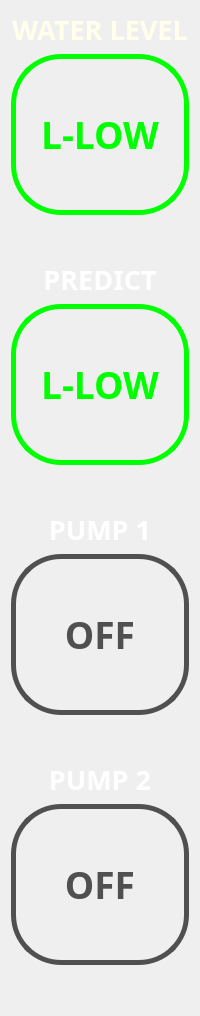
          <widget class="QFrame" name="frame">
           <property name="maximumSize">
            <size>
             <width>280</width>
             <height>16777215</height>
            </size>
           </property>
           <property name="styleSheet">
            <string notr="true">background-color:none;</string>
           </property>
           <property name="frameShape">
            <enum>QFrame::NoFrame</enum>
           </property>
           <property name="frameShadow">
            <enum>QFrame::Raised</enum>
           </property>
           <layout class="QVBoxLayout" name="verticalLayout_5">
            <item>
             <widget class="QLabel" name="wl_state_label">
              <property name="enabled">
               <bool>true</bool>
              </property>
              <property name="font">
               <font>
                <family>Piboto Condensed</family>
                <pointsize>20</pointsize>
                <weight>75</weight>
                <bold>true</bold>
               </font>
              </property>
              <property name="styleSheet">
               <string notr="true">border: none;
color: rgb(255, 255, 235);</string>
              </property>
              <property name="text">
               <string>WATER LEVEL</string>
              </property>
              <property name="alignment">
               <set>Qt::AlignCenter</set>
              </property>
             </widget>
            </item>
            <item>
             <widget class="QFrame" name="frame_waterlevel">
              <property name="minimumSize">
               <size>
                <width>50</width>
                <height>50</height>
               </size>
              </property>
              <property name="maximumSize">
               <size>
                <width>250</width>
                <height>250</height>
               </size>
              </property>
              <property name="sizeIncrement">
               <size>
                <width>250</width>
                <height>0</height>
               </size>
              </property>
              <property name="styleSheet">
               <string notr="true">border: 5px solid rgb(0, 255, 0);
border-radius: 50px;
</string>
              </property>
              <property name="frameShape">
               <enum>QFrame::StyledPanel</enum>
              </property>
              <property name="frameShadow">
               <enum>QFrame::Raised</enum>
              </property>
              <layout class="QVBoxLayout" name="verticalLayout_6">
               <property name="spacing">
                <number>10</number>
               </property>
               <property name="leftMargin">
                <number>10</number>
               </property>
               <property name="topMargin">
                <number>50</number>
               </property>
               <property name="rightMargin">
                <number>10</number>
               </property>
               <property name="bottomMargin">
                <number>50</number>
               </property>
               <item>
                <widget class="QLabel" name="lbl_waterlevel">
                 <property name="font">
                  <font>
                   <family>Piboto Condensed</family>
                   <pointsize>28</pointsize>
                   <weight>75</weight>
                   <bold>true</bold>
                  </font>
                 </property>
                 <property name="styleSheet">
                  <string notr="true">border: none;
background-color: none;
color: rgb(0, 255, 0);</string>
                 </property>
                 <property name="text">
                  <string>L-LOW</string>
                 </property>
                 <property name="alignment">
                  <set>Qt::AlignCenter</set>
                 </property>
                </widget>
               </item>
              </layout>
             </widget>
            </item>
            <item>
             <spacer name="verticalSpacer_2">
              <property name="orientation">
               <enum>Qt::Vertical</enum>
              </property>
              <property name="sizeHint" stdset="0">
               <size>
                <width>20</width>
                <height>40</height>
               </size>
              </property>
             </spacer>
            </item>
            <item>
             <widget class="QLabel" name="pump1_state_label_2">
              <property name="font">
               <font>
                <family>Piboto Condensed</family>
                <pointsize>20</pointsize>
                <weight>75</weight>
                <bold>true</bold>
               </font>
              </property>
              <property name="styleSheet">
               <string notr="true">border: none;
color: rgb(255, 255, 255);</string>
              </property>
              <property name="text">
               <string>PREDICT</string>
              </property>
              <property name="alignment">
               <set>Qt::AlignCenter</set>
              </property>
             </widget>
            </item>
            <item>
             <widget class="QFrame" name="frame_predict">
              <property name="minimumSize">
               <size>
                <width>50</width>
                <height>50</height>
               </size>
              </property>
              <property name="maximumSize">
               <size>
                <width>250</width>
                <height>250</height>
               </size>
              </property>
              <property name="sizeIncrement">
               <size>
                <width>250</width>
                <height>0</height>
               </size>
              </property>
              <property name="styleSheet">
               <string notr="true">border: 5px solid rgb(0, 255, 0);
border-radius: 50px;
</string>
              </property>
              <property name="frameShape">
               <enum>QFrame::StyledPanel</enum>
              </property>
              <property name="frameShadow">
               <enum>QFrame::Raised</enum>
              </property>
              <layout class="QVBoxLayout" name="verticalLayout_7">
               <property name="spacing">
                <number>10</number>
               </property>
               <property name="leftMargin">
                <number>10</number>
               </property>
               <property name="topMargin">
                <number>50</number>
               </property>
               <property name="rightMargin">
                <number>10</number>
               </property>
               <property name="bottomMargin">
                <number>50</number>
               </property>
               <item>
                <widget class="QLabel" name="lbl_predict">
                 <property name="font">
                  <font>
                   <family>Piboto Condensed</family>
                   <pointsize>28</pointsize>
                   <weight>75</weight>
                   <bold>true</bold>
                  </font>
                 </property>
                 <property name="styleSheet">
                  <string notr="true">border: none;
background-color: none;
color: rgb(0, 255, 0);</string>
                 </property>
                 <property name="text">
                  <string>L-LOW</string>
                 </property>
                 <property name="alignment">
                  <set>Qt::AlignCenter</set>
                 </property>
                </widget>
               </item>
              </layout>
             </widget>
            </item>
            <item>
             <spacer name="verticalSpacer_3">
              <property name="orientation">
               <enum>Qt::Vertical</enum>
              </property>
              <property name="sizeHint" stdset="0">
               <size>
                <width>20</width>
                <height>40</height>
               </size>
              </property>
             </spacer>
            </item>
            <item>
             <widget class="QLabel" name="pump1_state_label">
              <property name="font">
               <font>
                <family>Piboto Condensed</family>
                <pointsize>20</pointsize>
                <weight>75</weight>
                <bold>true</bold>
               </font>
              </property>
              <property name="styleSheet">
               <string notr="true">border: none;
color: rgb(255, 255, 255);</string>
              </property>
              <property name="text">
               <string>PUMP 1</string>
              </property>
              <property name="alignment">
               <set>Qt::AlignCenter</set>
              </property>
             </widget>
            </item>
            <item>
             <widget class="QFrame" name="frame_pump1">
              <property name="minimumSize">
               <size>
                <width>50</width>
                <height>50</height>
               </size>
              </property>
              <property name="maximumSize">
               <size>
                <width>250</width>
                <height>250</height>
               </size>
              </property>
              <property name="sizeIncrement">
               <size>
                <width>250</width>
                <height>0</height>
               </size>
              </property>
              <property name="styleSheet">
               <string notr="true">border: 5px solid rgb(80, 80, 80);
border-radius: 50px;
</string>
              </property>
              <property name="frameShape">
               <enum>QFrame::StyledPanel</enum>
              </property>
              <property name="frameShadow">
               <enum>QFrame::Raised</enum>
              </property>
              <layout class="QVBoxLayout" name="verticalLayout_11">
               <property name="spacing">
                <number>10</number>
               </property>
               <property name="leftMargin">
                <number>10</number>
               </property>
               <property name="topMargin">
                <number>50</number>
               </property>
               <property name="rightMargin">
                <number>10</number>
               </property>
               <property name="bottomMargin">
                <number>50</number>
               </property>
               <item>
                <widget class="QLabel" name="lbl_pump1">
                 <property name="font">
                  <font>
                   <family>Piboto Condensed</family>
                   <pointsize>28</pointsize>
                   <weight>75</weight>
                   <bold>true</bold>
                  </font>
                 </property>
                 <property name="styleSheet">
                  <string notr="true">border: none;
color: rgb(80, 80, 80);</string>
                 </property>
                 <property name="text">
                  <string>OFF</string>
                 </property>
                 <property name="alignment">
                  <set>Qt::AlignCenter</set>
                 </property>
                </widget>
               </item>
              </layout>
             </widget>
            </item>
            <item>
             <spacer name="verticalSpacer">
              <property name="orientation">
               <enum>Qt::Vertical</enum>
              </property>
              <property name="sizeHint" stdset="0">
               <size>
                <width>20</width>
                <height>40</height>
               </size>
              </property>
             </spacer>
            </item>
            <item>
             <widget class="QLabel" name="pump2_state_label">
              <property name="font">
               <font>
                <family>Piboto Condensed</family>
                <pointsize>20</pointsize>
                <weight>75</weight>
                <bold>true</bold>
               </font>
              </property>
              <property name="styleSheet">
               <string notr="true">border: none;
color: rgb(255, 255, 255);</string>
              </property>
              <property name="text">
               <string>PUMP 2</string>
              </property>
              <property name="alignment">
               <set>Qt::AlignCenter</set>
              </property>
             </widget>
            </item>
            <item>
             <widget class="QFrame" name="frame_pump2">
              <property name="minimumSize">
               <size>
                <width>50</width>
                <height>50</height>
               </size>
              </property>
              <property name="maximumSize">
               <size>
                <width>250</width>
                <height>250</height>
               </size>
              </property>
              <property name="sizeIncrement">
               <size>
                <width>250</width>
                <height>0</height>
               </size>
              </property>
              <property name="styleSheet">
               <string notr="true">border: 5px solid rgb(80, 80, 80);
border-radius: 50px;
</string>
              </property>
              <property name="frameShape">
               <enum>QFrame::StyledPanel</enum>
              </property>
              <property name="frameShadow">
               <enum>QFrame::Raised</enum>
              </property>
              <layout class="QVBoxLayout" name="verticalLayout_10">
               <property name="spacing">
                <number>10</number>
               </property>
               <property name="leftMargin">
                <number>10</number>
               </property>
               <property name="topMargin">
                <number>50</number>
               </property>
               <property name="rightMargin">
                <number>10</number>
               </property>
               <property name="bottomMargin">
                <number>50</number>
               </property>
               <item>
                <widget class="QLabel" name="lbl_pump2">
                 <property name="font">
                  <font>
                   <family>Piboto Condensed</family>
                   <pointsize>28</pointsize>
                   <weight>75</weight>
                   <bold>true</bold>
                  </font>
                 </property>
                 <property name="styleSheet">
                  <string notr="true">border: none;
color: rgb(80,80,80);</string>
                 </property>
                 <property name="text">
                  <string>OFF</string>
                 </property>
                 <property name="alignment">
                  <set>Qt::AlignCenter</set>
                 </property>
                </widget>
               </item>
              </layout>
             </widget>
            </item>
            <item>
             <spacer name="verticalSpacer_4">
              <property name="orientation">
               <enum>Qt::Vertical</enum>
              </property>
              <property name="sizeHint" stdset="0">
               <size>
                <width>20</width>
                <height>40</height>
               </size>
              </property>
             </spacer>
            </item>
           </layout>
           <zorder>frame_pump2</zorder>
           <zorder>pump2_state_label</zorder>
           <zorder>pump1_state_label</zorder>
           <zorder>frame_waterlevel</zorder>
           <zorder>frame_pump1</zorder>
           <zorder>wl_state_label</zorder>
           <zorder>verticalSpacer</zorder>
           <zorder>verticalSpacer_2</zorder>
           <zorder>verticalSpacer_4</zorder>
           <zorder>frame_predict</zorder>
           <zorder>pump1_state_label_2</zorder>
           <zorder>verticalSpacer_3</zorder>
          </widget>
